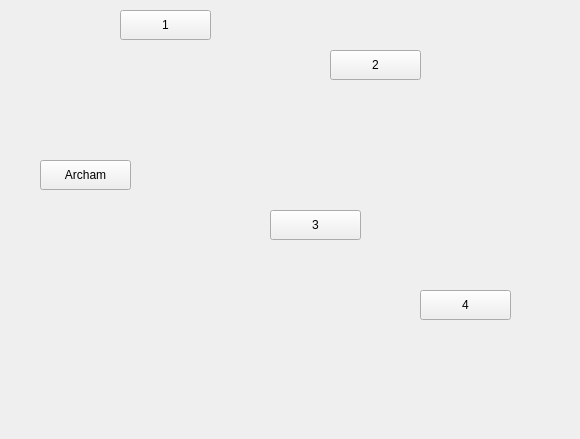
<?xml version="1.0" encoding="UTF-8"?>
<ui version="4.0">
 <class>boardui</class>
 <widget class="QWidget" name="boardui">
  <property name="geometry">
   <rect>
    <x>0</x>
    <y>0</y>
    <width>580</width>
    <height>439</height>
   </rect>
  </property>
  <property name="windowTitle">
   <string>Form</string>
  </property>
  <widget class="QPushButton" name="archam">
   <property name="geometry">
    <rect>
     <x>40</x>
     <y>160</y>
     <width>91</width>
     <height>30</height>
    </rect>
   </property>
   <property name="whatsThis">
    <string/>
   </property>
   <property name="autoFillBackground">
    <bool>true</bool>
   </property>
   <property name="text">
    <string>Archam</string>
   </property>
  </widget>
  <widget class="QPushButton" name="n_1">
   <property name="geometry">
    <rect>
     <x>120</x>
     <y>10</y>
     <width>91</width>
     <height>30</height>
    </rect>
   </property>
   <property name="text">
    <string>1</string>
   </property>
  </widget>
  <widget class="QPushButton" name="n_2">
   <property name="geometry">
    <rect>
     <x>330</x>
     <y>50</y>
     <width>91</width>
     <height>30</height>
    </rect>
   </property>
   <property name="text">
    <string>2</string>
   </property>
  </widget>
  <widget class="QPushButton" name="n_3">
   <property name="geometry">
    <rect>
     <x>270</x>
     <y>210</y>
     <width>91</width>
     <height>30</height>
    </rect>
   </property>
   <property name="text">
    <string>3</string>
   </property>
  </widget>
  <widget class="QPushButton" name="n_4">
   <property name="geometry">
    <rect>
     <x>420</x>
     <y>290</y>
     <width>91</width>
     <height>30</height>
    </rect>
   </property>
   <property name="text">
    <string>4</string>
   </property>
  </widget>
 </widget>
 <resources/>
 <connections/>
</ui>
